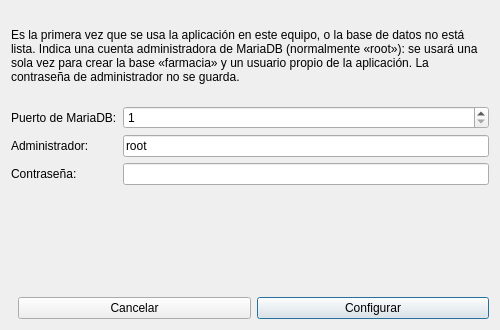
<?xml version="1.0" encoding="UTF-8"?>
<ui version="4.0">
 <class>ConfigurarBdDialog</class>
 <widget class="QDialog" name="ConfigurarBdDialog">
  <property name="geometry">
   <rect><x>0</x><y>0</y><width>500</width><height>330</height></rect>
  </property>
  <property name="windowTitle"><string>Configurar base de datos — Farmacia</string></property>
  <layout class="QVBoxLayout" name="verticalLayout">
   <item>
    <widget class="QLabel" name="labelInfo">
     <property name="text"><string>Es la primera vez que se usa la aplicación en este equipo, o la base de datos no está lista. Indica una cuenta administradora de MariaDB (normalmente «root»): se usará una sola vez para crear la base «farmacia» y un usuario propio de la aplicación. La contraseña de administrador no se guarda.</string></property>
     <property name="wordWrap"><bool>true</bool></property>
    </widget>
   </item>
   <item>
    <layout class="QFormLayout" name="formLayout">
     <item row="0" column="0">
      <widget class="QLabel" name="labelPuerto"><property name="text"><string>Puerto de MariaDB:</string></property></widget>
     </item>
     <item row="0" column="1">
      <widget class="QSpinBox" name="spinPuerto">
       <property name="minimum"><number>1</number></property>
       <property name="maximum"><number>65535</number></property>
      </widget>
     </item>
     <item row="1" column="0">
      <widget class="QLabel" name="labelUsuarioAdmin"><property name="text"><string>Administrador:</string></property></widget>
     </item>
     <item row="1" column="1">
      <widget class="QLineEdit" name="lineUsuarioAdmin">
       <property name="text"><string>root</string></property>
      </widget>
     </item>
     <item row="2" column="0">
      <widget class="QLabel" name="labelContrasenaAdmin"><property name="text"><string>Contraseña:</string></property></widget>
     </item>
     <item row="2" column="1">
      <widget class="QLineEdit" name="lineContrasenaAdmin">
       <property name="echoMode"><enum>QLineEdit::Password</enum></property>
      </widget>
     </item>
    </layout>
   </item>
   <item>
    <widget class="QLabel" name="labelError">
     <property name="text"><string/></property>
     <property name="wordWrap"><bool>true</bool></property>
    </widget>
   </item>
   <item>
    <layout class="QHBoxLayout" name="botonesLayout">
     <item>
      <spacer name="spacer"><property name="orientation"><enum>Qt::Horizontal</enum></property></spacer>
     </item>
     <item>
      <widget class="QPushButton" name="btnCancelar">
       <property name="text"><string>Cancelar</string></property>
      </widget>
     </item>
     <item>
      <widget class="QPushButton" name="btnConfigurar">
       <property name="text"><string>Configurar</string></property>
       <property name="default"><bool>true</bool></property>
      </widget>
     </item>
    </layout>
   </item>
  </layout>
 </widget>
</ui>
